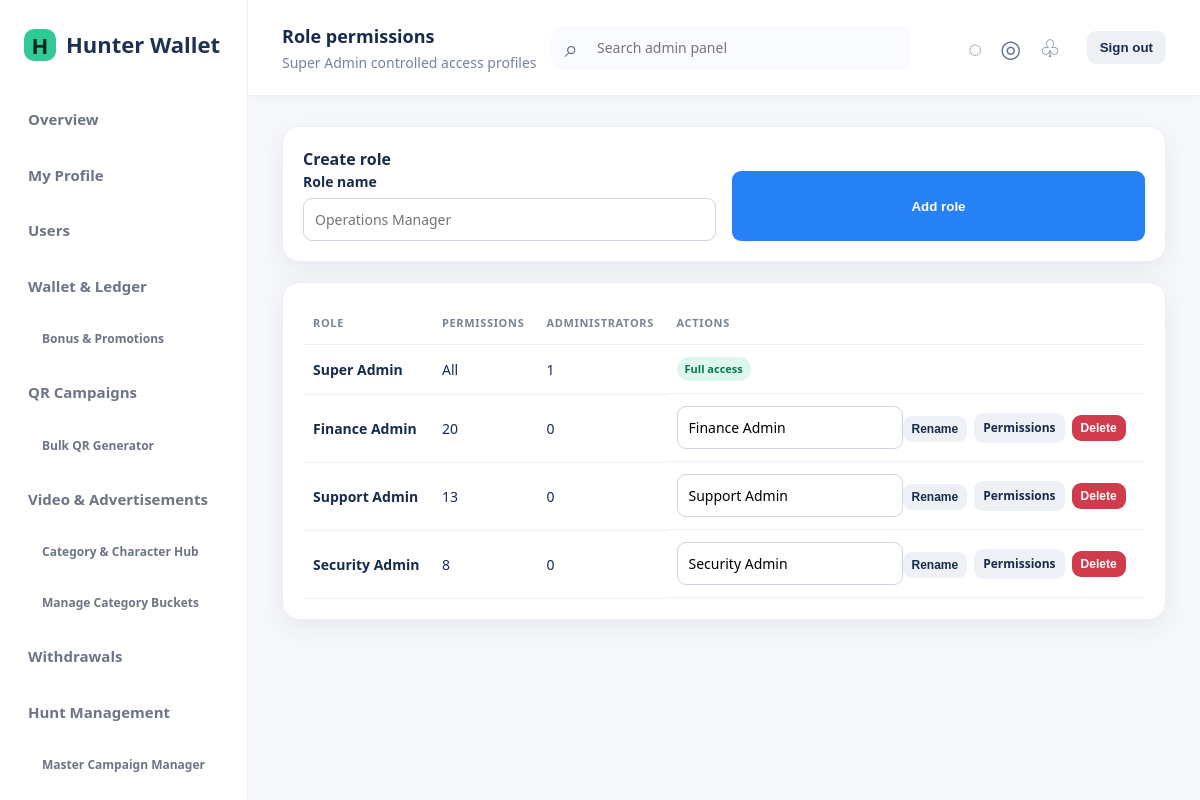
Screenshot of /admin/admins/roles.php (signed in) with the database file from the repository.
### tables this page shows
CREATE TABLE admin_roles (id INT UNSIGNED AUTO_INCREMENT PRIMARY KEY, name VARCHAR(80) NOT NULL UNIQUE, created_at DATETIME NOT NULL DEFAULT CURRENT_TIMESTAMP);

### config/config.php (called while the page is built, shortened)
<?php
function env(string $key, mixed $default = null): mixed
{
    $value = getenv($key);
    return $value === false ? $default : $value;
}
return [
    'env' => env('APP_ENV', 'production'),
    'url' => rtrim((string) env('APP_URL', ''), '/'),
    'key' => (string) env('APP_KEY', ''),
    'session_timeout' => (int) env('SESSION_TIMEOUT', 1800),
    'cookie_secure' => filter_var(env('COOKIE_SECURE', '1'), FILTER_VALIDATE_BOOL),
    'razorpay_webhook_secret' => (string) env('RAZORPAY_WEBHOOK_SECRET', ''),
    'phonepe_webhook_secret' => (string) env('PHONEPE_WEBHOOK_SECRET', ''),
];

### includes/bootstrap.php (called while the page is built, shortened)
<?php
$config = require dirname(__DIR__) . '/config/config.php';
require_once APP_ROOT . '/config/database.php';
require_once APP_ROOT . '/includes/functions.php';
require_once APP_ROOT . '/includes/auth.php';
require_once APP_ROOT . '/includes/permissions.php';

### includes/functions.php (called while the page is built, shortened)
<?php
function e(mixed $value): string { return htmlspecialchars((string) $value, ENT_QUOTES | ENT_SUBSTITUTE, 'UTF-8'); }
function app_url(string $path = ''): string { global $config; return ($config['url'] ?: '') . '/' . ltrim($path, '/'); }
function setting_value(string $key, ?string $default = null, bool $secret = false): ?string
{
    static $cache = [];
    $cacheKey = ($secret ? 'secret:' : 'plain:') . $key;
    try {
        $stmt = db()->prepare('SELECT `value`, is_secret FROM system_settings WHERE `key` = ? LIMIT 1');
        $stmt->execute([$key]);
        $row = $stmt->fetch();
        if (!$row) return $cache[$cacheKey] = $default;
        return $cache[$cacheKey] = (string)$row['value'];
    } catch (Throwable $e) {
        return $cache[$cacheKey] = $default;
    }
}

### config/database.php (called while the page is built, shortened)
<?php
function db(): PDO
{
    static $pdo;
    if ($pdo instanceof PDO) return $pdo;
    $dsn = sprintf('mysql:host=%s;port=%s;dbname=%s;charset=utf8mb4', env('DB_HOST', '127.0.0.1'), env('DB_PORT', '3306'), env('DB_NAME', 'hunter_wallet'));
    $pdo = new PDO($dsn, (string) env('DB_USER', 'root'), (string) env('DB_PASS', ''), [
        PDO::ATTR_ERRMODE => PDO::ERRMODE_EXCEPTION,
        PDO::ATTR_DEFAULT_FETCH_MODE => PDO::FETCH_ASSOC,
        PDO::ATTR_EMULATE_PREPARES => false,
    ]);
    return $pdo;
}

### includes/auth.php (called while the page is built, shortened)
<?php
function admin(): ?array
{
    static $cached = false;
    if ($cached !== false) return $cached;
    $stmt = db()->prepare('SELECT a.*, r.name role_name FROM admins a JOIN admin_roles r ON r.id=a.role_id WHERE a.id=? AND a.status="ACTIVE"');
    $stmt->execute([(int) $_SESSION['admin_id']]);
    return $cached = ($stmt->fetch() ?: null);
}
function require_admin(): void { if (!admin()) { flash('error', 'Please sign in.'); redirect('/admin/login.php'); } }

### includes/permissions.php (called while the page is built, shortened)
<?php
function permissions(): array
{
    static $items;
    if ($items !== null) return $items;
    $current = admin(); if (!$current) return $items = [];
    if ($current['role_name'] === 'Super Admin') return $items = ['*'];
    $stmt = db()->prepare('SELECT p.code FROM admin_permissions p JOIN admin_role_permissions rp ON rp.permission_id=p.id WHERE rp.role_id=?');
    $stmt->execute([$current['role_id']]); return $items = array_column($stmt->fetchAll(), 'code');
}
function can(string $permission): bool { $all = permissions(); return in_array('*', $all, true) || in_array($permission, $all, true); }

### admin/admins/roles.php (the view, shortened to what this page needs)
<?php
declare(strict_types=1); require dirname(__DIR__,2).'/includes/bootstrap.php'; require_admin();
$roles=db()->query('SELECT r.*,COUNT(rp.permission_id) permission_count,COUNT(DISTINCT a.id) admin_count FROM admin_roles r LEFT JOIN admin_role_permissions rp ON rp.role_id=r.id LEFT JOIN admins a ON a.role_id=r.id GROUP BY r.id ORDER BY r.id')->fetchAll();$pageTitle='Role permissions';$pageSubtitle='Super Admin controlled access profiles';require APP_ROOT.'/includes/header.php';
?><section class="panel"><h2>Create role</h2><form method="post" class="form-grid"><?=csrf_field()?><input type="hidden" name="action" value="create"><div class="field"><label>Role name</label><input name="name" maxlength="80" required placeholder="Operations Manager"></div><div class="field"><button class="btn" type="submit">Add role</button></div></form></section>
<section class="panel"><div class="table-wrap"><table><thead><tr><th>Role</th><th>Permissions</th><th>Administrators</th><th>Actions</th></tr></thead><tbody><?php foreach($roles as $role):?><tr><td><strong><?=e($role['name'])?></strong></td><td><?=$role['name']==='Super Admin'?'All':(int)$role['permission_count']?></td><td><?=e($role['admin_count'])?></td><td class="actions"><?php if($role['name']!=='Super Admin'):?><form method="post"><?=csrf_field()?><input type="hidden" name="action" value="rename"><input type="hidden" name="role_id" value="<?=e($role['id'])?>"><input name="name" value="<?=e($role['name'])?>" maxlength="80"><button class="btn small secondary">Rename</button></form><a class="btn small secondary" href="<?=e(app_url('/admin/admins/permissions.php?role_id='.$role['id']))?>">Permissions</a><form method="post" data-confirm="Delete this role?"><?=csrf_field()?><input type="hidden" name="action" value="delete"><input type="hidden" name="role_id" value="<?=e($role['id'])?>"><button class="btn small danger">Delete</button></form><?php else:?><span class="badge active">Full access</span><?php endif?></td></tr><?php endforeach?></tbody></table></div></section><?php require APP_ROOT.'/includes/footer.php';

### includes/header.php (shortened to what this page needs)
<?php declare(strict_types=1); require_admin(); $pageTitle=$pageTitle??'Dashboard'; $current=admin(); $brandName=setting_value('brand_name','Hunter Wallet'); $logo=setting_value('brand_logo_url',''); $favicon=setting_value('brand_favicon_url',''); $primary=setting_value('primary_color','#12304a'); $accent=setting_value('accent_color','#24c79a'); ?>
<!doctype html><html lang="en"><head><link rel="stylesheet" href="<?=e(app_url('/assets/css/style.css'))?>"></head>
<body><div class="app-shell">
<aside class="sidebar" id="sidebar"><a class="brand" href="<?=e(app_url('/admin/dashboard.php'))?>"><?php if($logo):?><img src="<?=e($logo)?>" alt="" style="width:34px;height:34px;object-fit:contain;border-radius:10px"><?php else:?><span>H</span><?php endif?> <?=e($brandName)?></a>
<nav>
<a href="<?=e(app_url('/admin/dashboard.php'))?>">Overview</a><a href="<?=e(app_url('/admin/admins/profile.php'))?>">My Profile</a>
<?php if(can('users.view')):?><a href="<?=e(app_url('/admin/users/index.php'))?>">Users</a><?php endif?>
<?php if(can('wallet.view')):?><a href="<?=e(app_url('/admin/wallets/index.php'))?>">Wallet & Ledger</a><?php endif?>
<?php if(can('wallet.bonus')):?><a class="nav-sub" href="<?=e(app_url('/admin/wallet/bonus.php'))?>">Bonus & Promotions</a><?php endif?>
<?php if(can('qr_campaigns.manage')):?><a href="<?=e(app_url('/admin/qr/index.php'))?>">QR Campaigns</a><?php endif?>
<?php if(can('qr.generate')):?><a class="nav-sub" href="<?=e(app_url('/admin/qr/bulk.php'))?>">Bulk QR Generator</a><?php endif?>
<?php if(can('video_categories.manage')):?><a href="<?=e(app_url('/admin/video/index.php'))?>">Video & Advertisements</a><?php endif?>
<?php if(can('video_categories.manage')):?><a class="nav-sub" href="<?=e(app_url('/admin/categories/index.php'))?>">Category & Character Hub</a><a class="nav-sub" href="<?=e(app_url('/admin/categories/manage.php'))?>">Manage Category Buckets</a><?php endif?>
<?php if(can('withdrawals.view')):?><a href="<?=e(app_url('/admin/withdrawals/index.php'))?>">Withdrawals</a><?php endif?>
<?php if(can('hunts.view')):?><a href="<?=e(app_url('/admin/hunts/index.php'))?>">Hunt Management</a><?php endif?>
<?php if(can('campaigns.manage')):?><a class="nav-sub" href="<?=e(app_url('/admin/campaigns/index.php'))?>">Master Campaign Manager</a><?php endif?>
<?php if(can('hunts.activate')):?><a class="nav-sub" href="<?=e(app_url('/admin/hunts/activations.php'))?>">User Activations</a><?php endif?>
</nav></aside>
<main><header class="topbar"><div class="topbar-search"><span>⌕</span><input type="search" placeholder="Search admin panel" aria-label="Search"></div><div class="topbar-tools"><span>◌</span><span>◎</span><span>♧</span></div><div><h1><?=e($pageTitle)?></h1><p><?=e($pageSubtitle??'Secure wallet operations center')?></p></div><form class="logout-form" method="post" action="<?=e(app_url('/admin/logout.php'))?>"><button class="btn secondary" type="submit">Sign out</button></form></header><section class="content">

### includes/footer.php
</section></main></div><div id="toast" class="toast" role="status"></div><script src="<?=e(app_url('/assets/js/app.js'))?>"></script></body></html>

### assets/css/style.css (style rules this page uses)
:root { --navy:#12263f;--ink:#182534;--muted:#6c7b8a;--line:#e5eaf0;--bg:#f5f7fa;--green:#0d9f6e;--red:#d13c4d;--amber:#d78909;--blue:#2764d9;--white:#fff;--radius:14px;--shadow:0 8px 24px rgba(18,38,63,.07) }
* { box-sizing:border-box }
body { margin:0;background:var(--bg);color:var(--ink);font:14px/1.5 system-ui,-apple-system,BlinkMacSystemFont,"Segoe UI",sans-serif }
a { color:inherit;text-decoration:none }
.app-shell { min-height:100vh;display:grid;grid-template-columns:248px 1fr }
.sidebar { background:var(--navy);color:#dce6f1;padding:24px 16px;display:flex;flex-direction:column;position:sticky;top:0;height:100vh }
.brand { font-size:18px;font-weight:750;display:flex;gap:10px;align-items:center;padding:0 10px 26px }
.brand span { display:grid;place-items:center;background:#31c995;color:#082b21;width:32px;height:32px;border-radius:10px }
.sidebar nav { display:grid;gap:5px }
.sidebar nav a { padding:11px 13px;border-radius:9px;color:#b9c7d6 }
main { min-width:0 }
.topbar { height:88px;background:white;border-bottom:1px solid var(--line);padding:16px 28px;display:flex;align-items:center;gap:14px }
.topbar h1 { font-size:21px;margin:0 }
.topbar p { margin:2px 0 0;color:var(--muted) }
.topbar .btn { margin-left:auto }
.content { padding:26px;max-width:1600px;margin:auto }
.card,.panel { background:white;border:1px solid var(--line);border-radius:var(--radius);box-shadow:var(--shadow) }
.panel { padding:20px;margin-bottom:20px }
.panel h2 { font-size:16px;margin:0 }
.table-wrap { overflow:auto }
table { border-collapse:collapse;width:100%;min-width:720px }
th,td { text-align:left;padding:12px 10px;border-bottom:1px solid var(--line);white-space:nowrap }
th { font-size:11px;text-transform:uppercase;letter-spacing:.06em;color:var(--muted) }
.badge { display:inline-block;padding:4px 8px;border-radius:999px;font-weight:700;font-size:11px;background:#edf1f5;color:#4d5c69 }
.badge.active,.badge.success,.badge.paid,.badge.approved,.badge.low { background:#ddf7ed;color:#087551 }
.btn { appearance:none;border:0;border-radius:9px;background:var(--blue);color:white;padding:9px 13px;font-weight:700;cursor:pointer;display:inline-block }
.btn.secondary { background:#edf1f5;color:var(--ink) }
.btn.danger { background:var(--red) }
.btn.small { padding:6px 9px;font-size:12px }
.actions { display:flex;gap:7px;align-items:center }
input,select,textarea { font:inherit;border:1px solid #ccd5df;border-radius:9px;padding:10px 11px;background:white;min-height:40px }
.form-grid { display:grid;grid-template-columns:repeat(2,minmax(0,1fr));gap:16px }
.field { display:grid;gap:6px }
.field label { font-weight:650 }
.topbar .logout-form { margin-left:auto }
.sidebar nav a.nav-sub { padding-left:28px;font-size:12px }
.sidebar { overflow-y:auto }
:root { --navy:#fff;--ink:#172b4d;--muted:#788397;--line:#edf0f5;--bg:#f7f8fb;--blue:#2781f6;--radius:18px;--shadow:0 8px 26px rgba(31,48,75,.08) }
.topbar-search { display:flex;align-items:center;gap:8px;background:#fafbfe;border-radius:10px;padding:0 14px;width:min(360px,35vw);order:1 }
.topbar-search span { font-size:24px;color:#667085 }
.topbar-search input { border:0;background:transparent;outline:0;width:100%;min-height:44px }
.topbar-tools { display:flex;gap:18px;color:#62708a;font-size:24px;order:2;margin-left:auto }
.topbar>div:nth-of-type(2) { order:3 }
.topbar .logout-form { order:4;margin-left:12px }
.topbar h1 { font-size:18px }
.sidebar { background:#fff;color:#6d7485;border-right:1px solid #f0f1f5;padding:28px 14px }
.brand { font-size:22px;color:#1e3152;padding-bottom:34px }
.sidebar nav { gap:7px }
.sidebar nav a { color:#6d7485;font-size:15px;font-weight:600;padding:13px 14px }
.topbar { height:96px;padding:18px 34px;box-shadow:0 2px 12px rgba(31,48,75,.04) }
.content { padding:30px 34px }
.panel,.card { border-radius:18px;box-shadow:0 8px 26px rgba(31,48,75,.08) }

### rows the page displays
admin_roles: name "Super Admin", shows "All", admin_count "1", shows "Full access"
admin_roles: name "Finance Admin", permission_count "20", admin_count "0"
admin_roles: name "Support Admin", permission_count "13", admin_count "0"
admin_roles: name "Security Admin", permission_count "8", admin_count "0"

### other values shown
$brandName "Hunter Wallet"
$pageTitle "Role permissions"
$pageSubtitle "Super Admin controlled access profiles"
